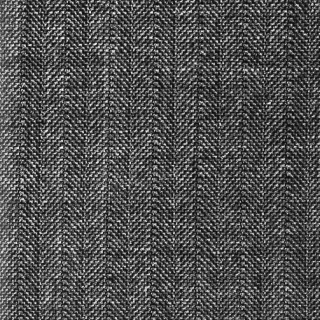
#> input picture texture1.tif, 320 x 320 px, found by its file name
$ python tp4.py
#> lines starting #> are read from the running program, lines starting #| are printed output that depends on the picture
import numpy as np
import cv2 as cv
from matplotlib import pyplot as plt

def variance_locale(img, mask):
    l, c = img.shape
    res = np.ones((l, c))
    m = np.floor(mask / 2.)

    m = int(m)

    for i in range(m, l-m):
        for j in range(m, c-m):
            a = img[i-m:i+m, j-m:j+m]
            v = a.var()
            res[i, j] = v

    return res

msk_lap = np.array(np.mat('-1 0 2 0 -1; -4 0 8 0 -4; -6 0 12 0 -6; -4 0 8 0 -4; -1 0 2 0 -1'))

im1 = cv.imread('texture1.tif', cv.IMREAD_GRAYSCALE)
#> im1 is the input picture: shape (320, 320); min 5, max 255, mean 80
im2 = cv.imread('texture2.tif', cv.IMREAD_GRAYSCALE)
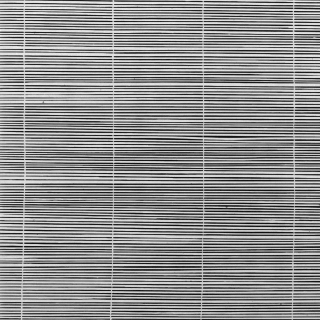
#> input picture texture2.tif, 320 x 320 px, found by its file name
#> im2 is the input picture: shape (320, 320); min 11, max 244, mean 141.7
im3 = cv.imread('texture3.tif', cv.IMREAD_GRAYSCALE)
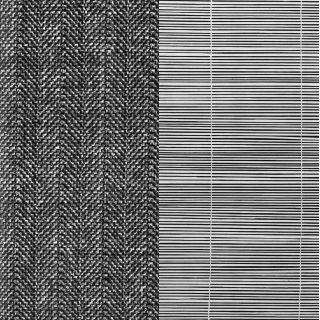
#> input picture texture3.tif, 320 x 320 px, found by its file name
#> im3 is the input picture: shape (320, 320); min 6, max 255, mean 113.1

imgConvol1 = cv.filter2D(im1, -1, msk_lap, borderType=cv.BORDER_CONSTANT)
imgConvol2 = cv.filter2D(im2, -1, msk_lap, borderType=cv.BORDER_CONSTANT)
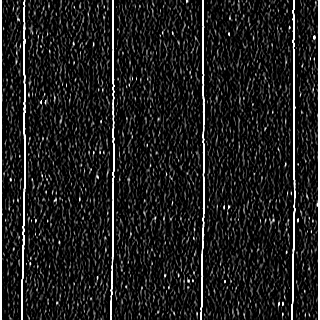
#> imgConvol2: shape (320, 320); min 0, max 255, mean 29.9
imgConvol3 = cv.filter2D(im3, -1, msk_lap, borderType=cv.BORDER_CONSTANT)
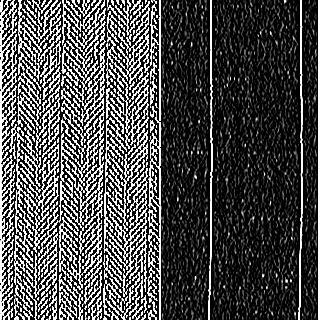
#> imgConvol3: shape (320, 320); min 0, max 255, mean 74.9

attImg1 = variance_locale(imgConvol1, 10)
attImg2 = variance_locale(imgConvol2, 10)
#> call 2 of variance_locale, with mask = 10
#> after the loop in variance_locale (call 2), `for i in range(m, l-m):`:
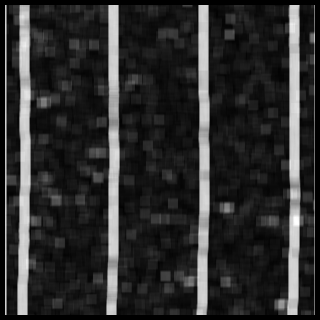
#> res: shape (320, 320) float64; min 1, max 12325.3, mean 2227.9; drawn with min black and max white
attImg3 = variance_locale(imgConvol3, 10)
#> call 3 of variance_locale, with mask = 10
#> after the loop in variance_locale (call 3), `for i in range(m, l-m):`:
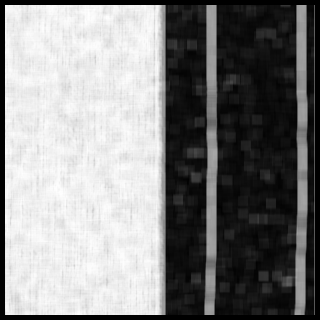
#> res: shape (320, 320) float64; min 1, max 16256.2, mean 8388.8; drawn with min black and max white

aveImg1 = attImg1.mean()
#> aveImg1 = 14270.6
aveImg2 = attImg2.mean()
#> aveImg2 = 2227.9
aveImg2 = attImg3.mean()
#> aveImg2 = 8388.8

ecartImg1 = np.sqrt(attImg1.var())
#> ecartImg1 = 3676.4
ecartImg2 = np.sqrt(attImg2.var())
#> ecartImg2 = 2861.9
ecartImg3 = np.sqrt(attImg3.var())
#> ecartImg3 = 6825.7

fig, axarr = plt.subplots(4)
axarr[0].hist(attImg1.ravel(), 100)
axarr[1].hist(attImg2.ravel(), 100)
axarr[2].hist(attImg3.ravel(), 100)
axarr[3].hist(im3.ravel(), 100)
plt.show()
#> figure, not shown here; panel 1: tallest bar 15869 high, from x = 15280.9 to 15443.5; panel 2: tallest bar 9248 high, from x = 740.5 to 863.7; panel 3: tallest bar 7880 high, from x = 15280.9 to 15443.5; panel 4: tallest bar 2864 high, from x = 212.7 to 215.2

imgThr3 = cv.threshold(im3, 0, 255, cv.THRESH_BINARY | cv.THRESH_OTSU)

fig, axarr = plt.subplots()
axarr.imshow(imgThr3[1], cmap='gray')
plt.show()
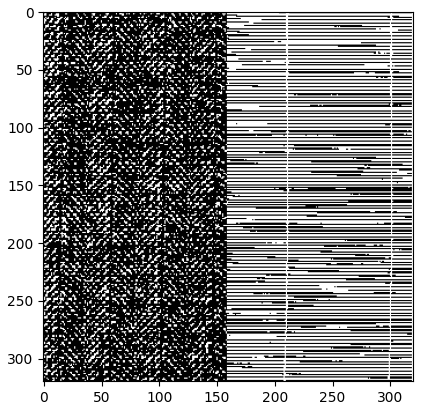
#> figure drawn by matplotlib, 1 panel
